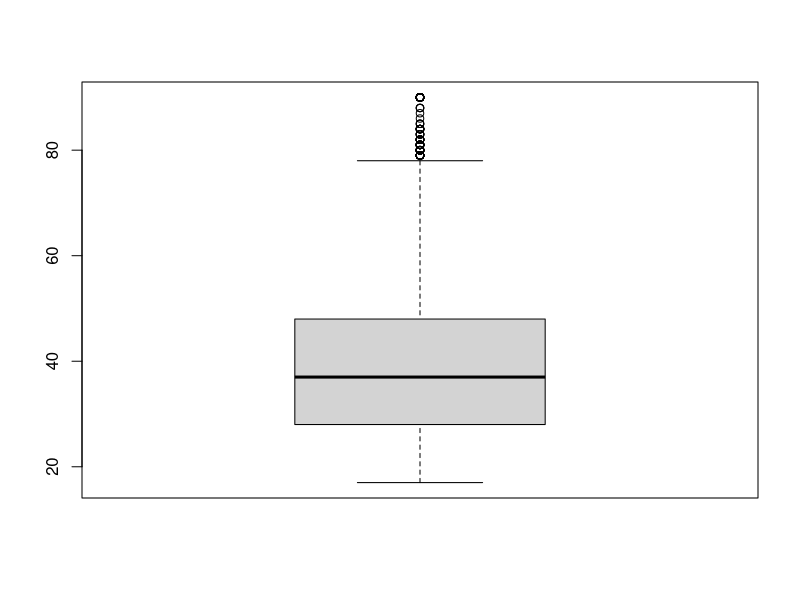
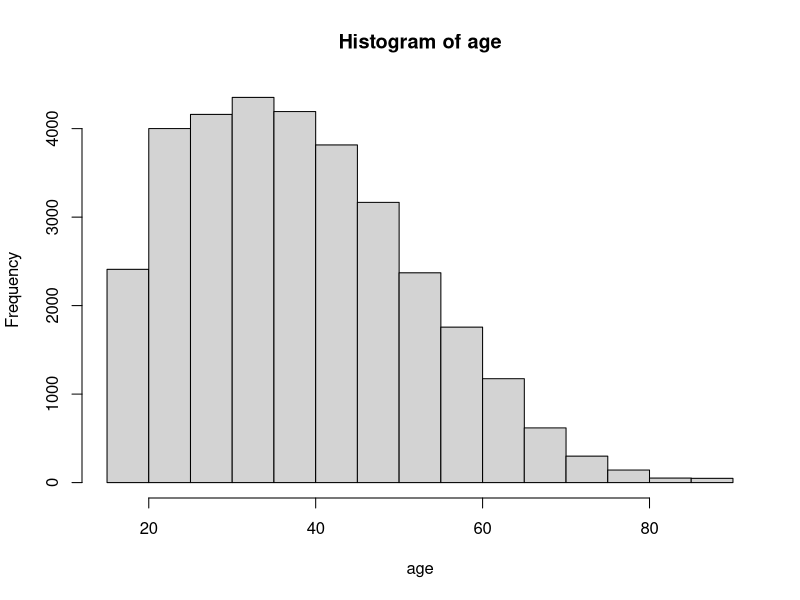
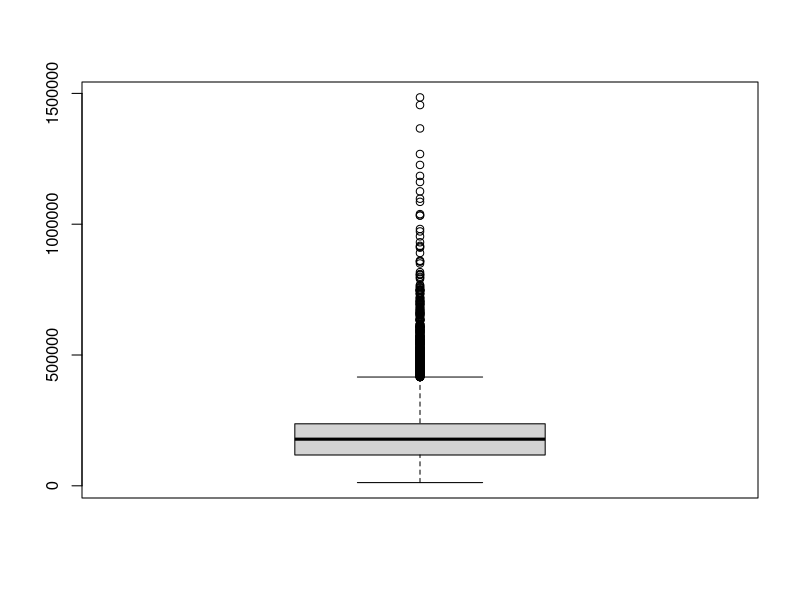
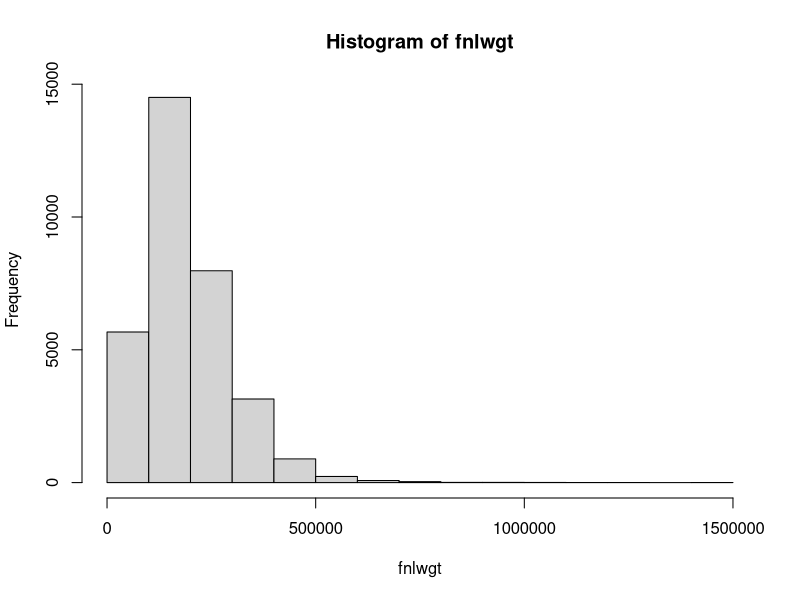
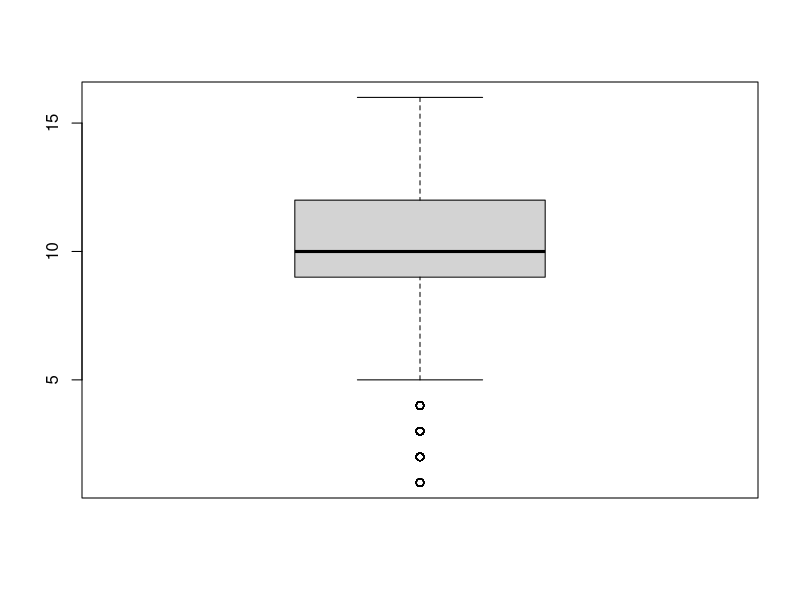
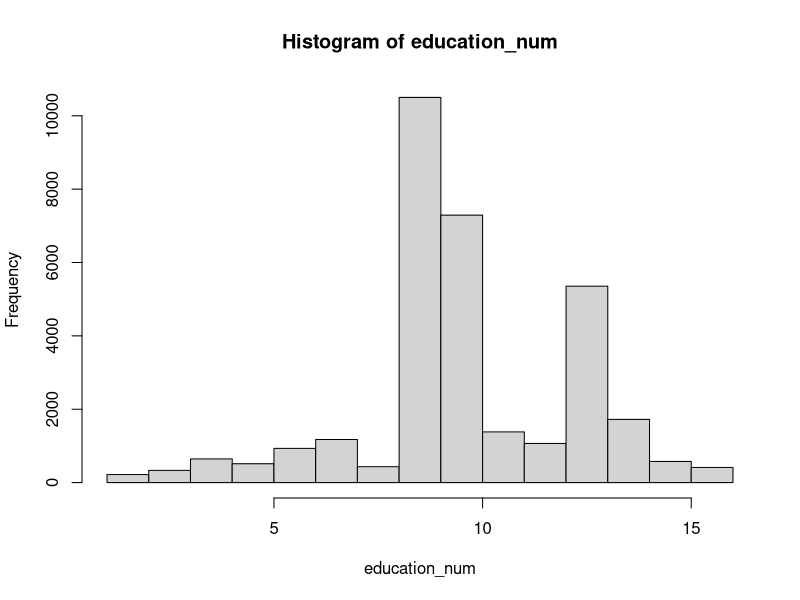
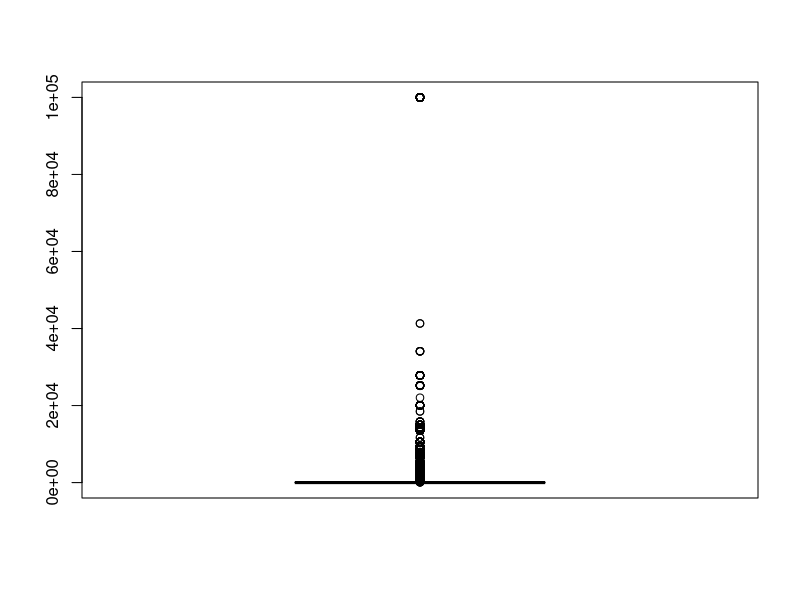
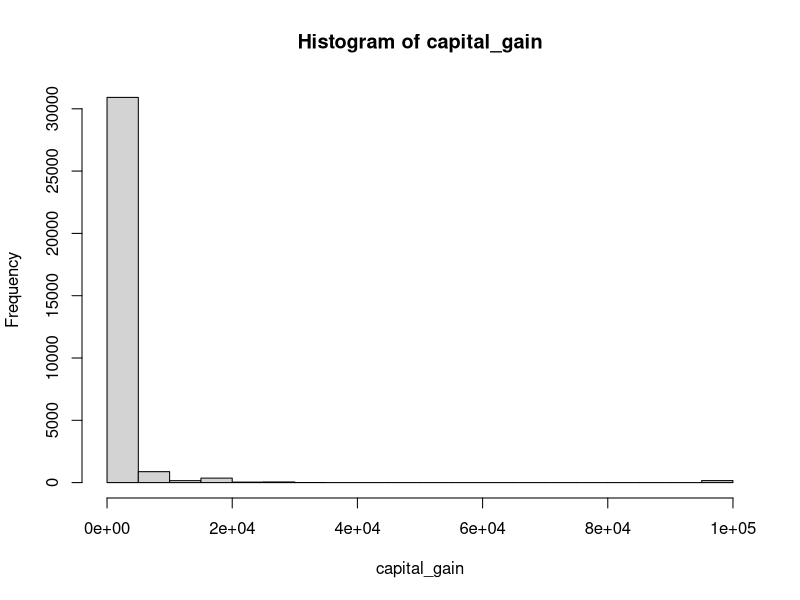

R code for these plots, in order:
# reading data
data = read.csv("Lab1/adult.csv")

# age ------------------------------------------------------------------------------
# scale type : ratio
# ==> better central tendency index (to assymetric distribution): median
# ==> better measure of dispersion: iqr (interquartile range)

age = data$age

summary(age)
boxplot(age)
hist(age)

age_min = min(age) # minimum
age_max = max(age) # maximum
age_var = var(age) # variance
age_sd = sd(age) # standard deviation
age_cov = age_var/mean(age) # covariance
age_q1 = quantile(age, .25) # first quartil
age_q3 = quantile(age, .75) # third quartil
age_iqr = age_q3 - age_q1 # inter quartil diff
age_BL = age_q1 - ((1.5) * age_iqr) # bottom limit
age_UL = age_q3 - ((1.5) * age_iqr) # upper limit


# workclass ------------------------------------------------------------------------
# scale type : nominal
# ==> better central tendency index (to assymetric distribution): mode
# ==> better measure of dispersion n(to non-numeric variables): top-frequent

workclass = data$workclass

summary(workclass)

# fnlwgt (Final sampling weight) ---------------------------------------------------

fnlwgt = data$fnlwgt
summary(fnlwgt)
boxplot(fnlwgt)
hist(fnlwgt)

fnlwgt_min = min(fnlwgt) # minimum
fnlwgt_max = max(fnlwgt) # maximum
fnlwgt_var = var(fnlwgt) # variance
fnlwgt_sd = sd(fnlwgt) # standard deviation
fnlwgt_cov = age_var/mean(fnlwgt) # covariance
fnlwgt_q1 = quantile(fnlwgt, .25) # first quartil
fnlwgt_q3 = quantile(fnlwgt, .75) # third quartil
fnlwgt_iqr = fnlwgt_q3 - fnlwgt_q1 # inter quartil diff
fnlwgt_BL = fnlwgt_q1 - ((1.5) * fnlwgt_iqr) # bottom limit
fnlwgt_UL = fnlwgt_q3 - ((1.5) * fnlwgt_iqr) # upper limit

# education -------------------------------------------------------------------------

summary(data$education)

# education.num --------------------------------------------------------------------

education_num = data$education.num

summary(education_num)
boxplot(education_num)
hist(education_num)

education_num_min = min(education_num) # minimum
education_num_max = max(education_num) # maximum
education_num_var = var(education_num) # variance
education_num_sd = sd(education_num) # standard deviation
education_num_cov = education_num_var/mean(education_num) # covariance
education_num_q1 = quantile(education_num, .25) # first quartil
education_num_q3 = quantile(education_num, .75) # third quartil
education_num_iqr = education_num_q3 - education_num_q1 # inter quartil diff
education_num_BL = education_num_q1 - ((1.5) * education_num_iqr) # bottom limit
education_num_UL = education_num_q3 - ((1.5) * education_num_iqr) # upper limit

# marital-status -------------------------------------------------------------------

summary(data$marital.status)

# occupation -----------------------------------------------------------------------

summary(data$occupation)

# relationship ----------------------------------------------------------------------

summary(data$relationship)


# race -----------------------------------------------------------------------------

summary(data$race)

# sex ------------------------------------------------------------------------------

summary(data$sex)

# capital.gain --------------------------------------------------------------------

capital_gain = data$capital.gain

summary(capital_gain)
boxplot(capital_gain)
hist(capital_gain)

capital_gain_min = min(capital_gain) # minimum
capital_gain_max = max(capital_gain) # maximum
capital_gain_var = var(capital_gain) # variance
capital_gain_sd = sd(capital_gain) # standard deviation
capital_gain_cov = capital_gain_var/mean(capital_gain) # covariance
capital_gain_q1 = quantile(capital_gain, .25) # first quartil
capital_gain_q3 = quantile(capital_gain, .75) # third quartil
capital_gain_iqr = capital_gain_q3 - capital_gain_q1 # inter quartil diff
capital_gain_BL = capital_gain_q1 - ((1.5) * capital_gain_iqr) # bottom limit
capital_gain_UL = capital_gain_q3 - ((1.5) * capital_gain_iqr) # upper limit

# capital.loss ----------------------------------------------------------------------

capital_loss = data$capital.loss

summary(capital_loss)
boxplot(capital_loss)
hist(capital_loss)

capital_loss_min = min(capital_loss) # minimum
capital_loss_max = max(capital_loss) # maximum
capital_loss_var = var(capital_loss) # variance
capital_loss_sd = sd(capital_loss) # standard deviation
capital_loss_cov = capital_loss_var/mean(capital_loss) # covariance
capital_loss_q1 = quantile(capital_loss, .25) # first quartil
capital_loss_q3 = quantile(capital_loss, .75) # third quartil
capital_loss_iqr = capital_loss_q3 - capital_loss_q1 # inter quartil diff
capital_loss_BL = capital_loss_q1 - ((1.5) * capital_loss_iqr) # bottom limit
capital_loss_UL = capital_loss_q3 - ((1.5) * capital_loss_iqr) # upper limit

# hours.per.week --------------------------------------------------------------------

hours_per_week = data$hours.per.week

summary(hours_per_week)
boxplot(hours_per_week)
hist(hours_per_week)

hours_per_week_min = min(hours_per_week) # minimum
hours_per_week_max = max(hours_per_week) # maximum
hours_per_week_var = var(hours_per_week) # variance
hours_per_week_sd = sd(hours_per_week) # standard deviation
hours_per_week_cov = hours_per_week_var/mean(hours_per_week) # covariance
hours_per_week_q1 = quantile(hours_per_week, .25) # first quartil
hours_per_week_q3 = quantile(hours_per_week, .75) # third quartil
hours_per_week_iqr = hours_per_week_q3 - hours_per_week_q1 # inter quartil diff
hours_per_week_BL = hours_per_week_q1 - ((1.5) * hours_per_week_iqr) # bottom limit
hours_per_week_UL = hours_per_week_q3 - ((1.5) * hours_per_week_iqr) # upper limit

# native.country --------------------------------------------------------------------

summary(data$native.country)


# class ----------------------------------------------------------------------------

summary(data$class)

# Wages (annual) --------------------------------------------------------------------

wages = data$Wages

summary(wages)
boxplot(wages)
hist(wages)

wages_min = min(wages) # minimum
wages_max = max(wages) # maximum
wages_var = var(wages) # variance
wages_sd = sd(wages) # standard deviation
wages_cov = wages_var/mean(wages) # covariance
wages_q1 = quantile(wages, .25) # first quartil
wages_q3 = quantile(wages, .75) # third quartil
wages_iqr = wages_q3 - wages_q1 # inter quartil diff
wages_BL = wages_q1 - ((1.5) * wages_iqr) # bottom limit
wages_UL = wages_q3 - ((1.5) * wages_iqr) # upper limit